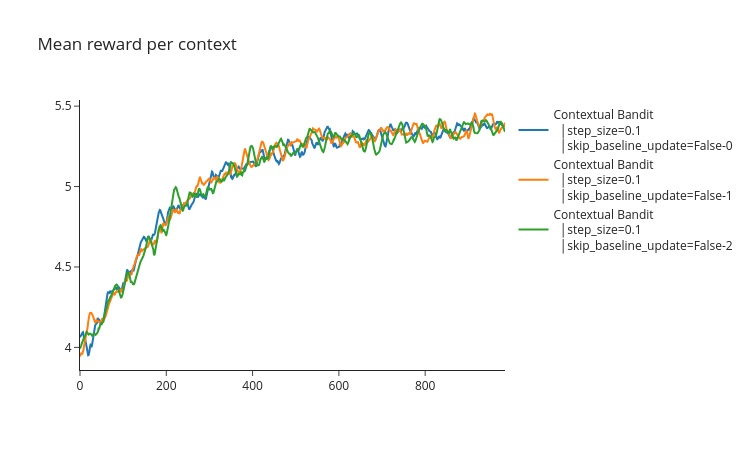

The code cell stored with this chart in its notebook:
### Code cell
import numpy as np
import plotly.graph_objects as go
CONFIG = dict(displayModeBar=False)

def moving_avg(a, n):
    ret = np.cumsum(a, dtype=float)
    ret[n:] = ret[n:] - ret[:-n]
    return ret[n - 1 :] / n


# theft from utils
def plot_rewards_with_context(
    all_rewards: list[np.ndarray],
    all_contexts: list[np.ndarray],
    names: list[str],
    moving_avg_window: int | None = 15,
    filename: str | None = None,
):
    # names = ["<br>" + name.replace(", ", "<br>  ").replace("(", "<br>  ").replace(")", "") + "<br>" for name in names]
    names = [name.replace(", ", "<br>  │").replace("(", "<br>  │").replace(")", "") for name in names]

    fig = go.Figure(layout=dict(template="simple_white", title_text="Mean reward per context"))

    for rewards, contexts, name in zip(all_rewards, all_contexts, names):
        # get unique contexts
        unique_contexts = np.unique(contexts)
        for ctx in unique_contexts:
            mask = contexts == ctx
            masked_rewards = np.where(mask, rewards, np.nan)
            rewards_avg = np.nanmean(masked_rewards, axis=0)

            # remove nans
            # rewards_avg = rewards_avg[~np.isnan(rewards_avg)]
            # GPT suggestion to interpolate to keep alignment with initial time axis:
            not_nan = ~np.isnan(rewards_avg)
            if not_nan.sum() == 0:
                continue
            rewards_avg = np.interp(
                x=np.arange(len(rewards_avg)),
                xp=np.flatnonzero(not_nan),
                fp=rewards_avg[not_nan],
            )

            if moving_avg_window is not None:
                rewards_avg = moving_avg(rewards_avg, moving_avg_window)

            fig.add_trace(go.Scatter(y=rewards_avg, mode="lines", name=f"{name}-{ctx}"))

    fig.update_layout(height=450, width=750).show(config=CONFIG)
    if filename is not None:
        fig.write_html(filename, config=CONFIG)



plot_rewards_with_context(all_rewards, all_contexts, names)

### Figure 1 — Plotly figure (JSON) as saved in the notebook; plotly's stock layout.template omitted (floating-point values rounded to 4 significant figures; data arrays with more than 128 entries replaced by an {"elided": "..."} marker saying what was removed)
{"data": [{"mode": "lines", "name": "Contextual Bandit<br>  │step_size=0.1<br>  │skip_baseline_update=False-0", "type": "scatter", "y": {"elided": "986 float values"}}, {"mode": "lines", "name": "Contextual Bandit<br>  │step_size=0.1<br>  │skip_baseline_update=False-1", "type": "scatter", "y": {"elided": "986 float values"}}, {"mode": "lines", "name": "Contextual Bandit<br>  │step_size=0.1<br>  │skip_baseline_update=False-2", "type": "scatter", "y": {"elided": "986 float values"}}], "layout": {"height": 450, "title": {"text": "Mean reward per context"}, "width": 750}}
